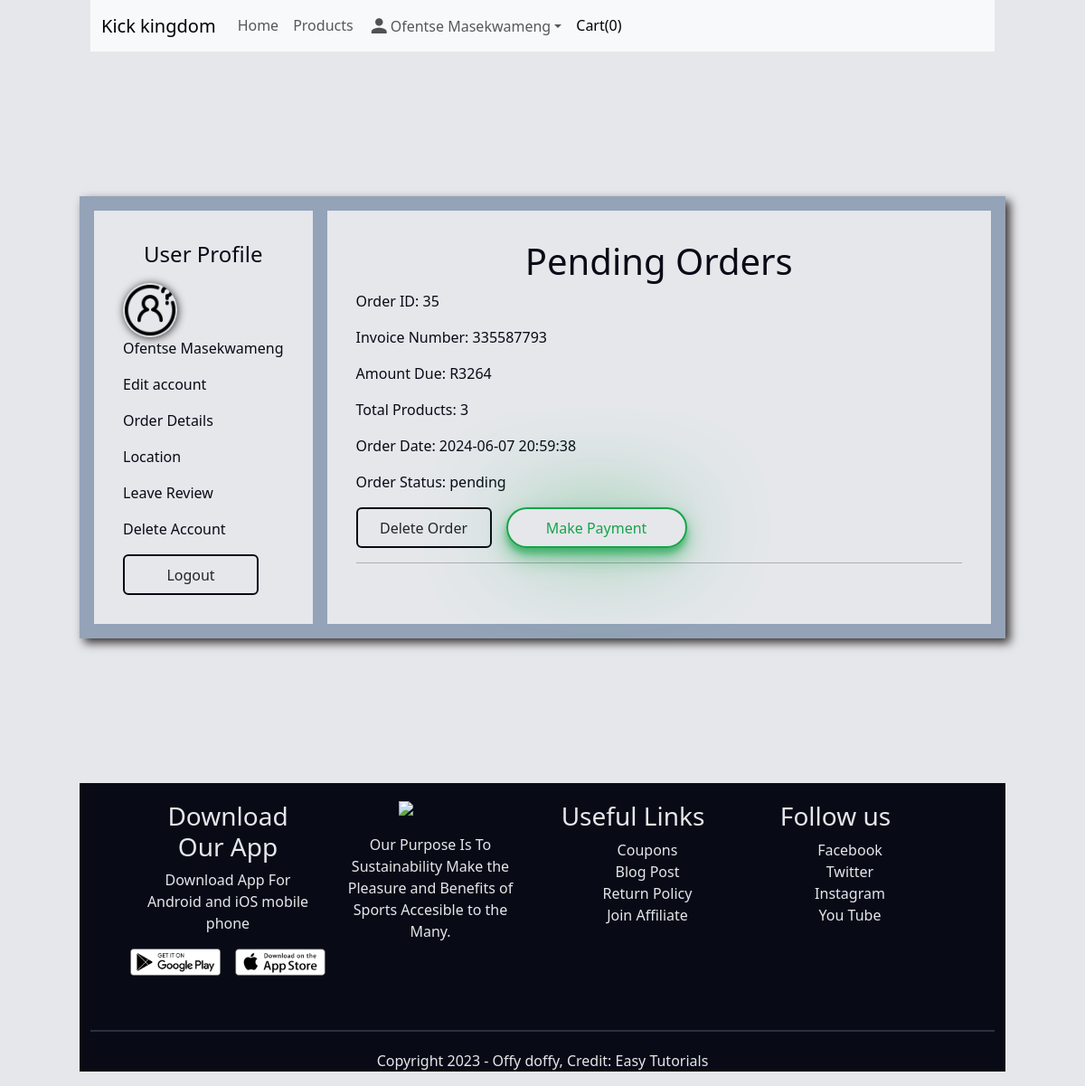
Screenshot of /profile.php?my_orders (signed in) with the database file from the repository.
### tables this page shows
CREATE TABLE `user_orders` (
  `order_id` int(11) NOT NULL,
  `user_id` int(11) NOT NULL,
  `amount_due` int(255) NOT NULL,
  `invoice_number` int(255) NOT NULL,
  `total_product` int(255) NOT NULL,
  `order_date` timestamp NOT NULL DEFAULT current_timestamp() ON UPDATE current_timestamp(),
  `order_status` varchar(255) NOT NULL
);

### profileFolder/orders.php (the view, shortened to what this page needs)
<?php
require_once "functions/common.php";
if ($_SERVER['REQUEST_METHOD'] === 'POST' && isset($_POST['delete_order']) && isset($_POST['order_id'])) {
    if (isset($_SESSION['user_id'])) {
        $order_id = $_POST['order_id'];
        $user_id = $_SESSION['user_id'];
        $message = delete_order($order_id, $user_id);
        echo "<script>alert('$message'); window.location.href = 'profile.php';</script>";
    } else {
        echo '<script>window.location.href = "../userfolder/login.php";</script>';
        exit();
    }
} elseif (isset($_SESSION['user_id'])) {
    $user_id = $_SESSION['user_id'];
    $pending_orders = get_pending_orders($user_id);
} else {
    echo '<script>window.location.href = "../userfolder/login.php";</script>';
    exit();
}
function get_pending_orders($user_id) {
    global $conn;
    $orders_query = $conn->prepare("SELECT * FROM user_orders WHERE user_id = ? AND order_status = 'pending'");
    $orders_query->bind_param("i", $user_id);
    $orders_query->execute();
    $result = $orders_query->get_result();
    $orders = [];
    while ($order = $result->fetch_assoc()) {
        $orders[] = $order;
    }
    return $orders;
}
?>
<!DOCTYPE html>
<html>
<head>
    <link rel="stylesheet" href="../styles/utils.css">
</head>
<body>
    <h1 class="text-center">Pending Orders</h1>
    <?php if (!empty($pending_orders)): ?>
        <?php foreach ($pending_orders as $order): ?>
            <div class="order">
                <p>Order ID: <?= $order['order_id'] ?></p>
                <p>Invoice Number: <?= $order['invoice_number'] ?></p>
                <p>Amount Due: R<?= $order['amount_due'] ?></p>
                <p>Total Products: <?= $order['total_product'] ?></p>
                <p>Order Date: <?= $order['order_date'] ?></p>
                <p>Order Status: <?= $order['order_status'] ?></p>
                <div class="buttons d-flex">
                    <form method="POST" action="">
                        <button type="submit" name="delete_order" class="btn">Delete Order</button>
                    </form>
                    <form action="payment.php" method="get">
                        <button type="submit" name="make_payment" class="green_btn">Make Payment</button>
                    </form>
                </div>
                <hr>
            </div>
        <?php endforeach; ?>
    <?php else: ?>
        <p class="text-center">No pending orders found.</p>
    <?php endif; ?>
</body>
</html>

### styles/styles.css (style rules this page uses)
:root { --clr-dark: #080b16; --clr-light: rgb(229, 231, 235); --clr-slate400: #94a3b8; --clr-slate600: #475569; --clr-slate800: #1e293b; --clr-rose: #e11d48; --clr-blue: #1e3a8a; --clr-green: rgb(22, 163, 74); --size-xxs: 0.5rem; --size-xs: 0.75rem; --size-sm: 0.875rem; --size-base: 1rem; --size-lg: 1.125rem; --size-xl: 1.25rem; --size-2xl: 1.5rem; --size-3xl: 1.875rem; --size-4xl: 2.25rem; --size-5xl: 3rem; --size-6xl: 3.75rem; --size-7xl: 4.5rem; --size-8xl: 6rem; --size-9xl: 8rem; --size-10xl: 10rem; --body-font: "Syne", sans-serif; --h2-font-size: 1.25rem; --normal-font-size: .938rem; --font-regular: 400; --font-medium: 500; --font-semi-bold: 600; --z-fixed: 100; --z-modal: 1000; }
* { margin: 0; line-height: calc(1em + 0.5rem); }
body { background-color: var(--clr-light); color: var(--clr-dark); }
button { display: inline-block; padding: 0; border: none; background: none; cursor: pointer; }

### styles/components/profile.css (style rules this page uses)
.buttons { display: flex; gap: 1rem; }

### styles/utils.css (style rules this page uses)
.btn { border: 2px solid var(--clr-dark); height: 30px; width: 100px; font-size: var(--size-xs); font-weight: 500; border-radius: none; }
.green_btn { border: 2px solid var(--clr-green); border-radius: 50px; color: var(--clr-green); width: 200px; height: 45px; font: var(--size-base); font-weight: 500; border-radius: none; box-shadow: 0 10px 20px rgba(22, 163, 74, 0.5), 0 6px 6px rgba(22, 163, 74, 0.5), 0 0 100px -10px var(--clr-green); transition: transform 0.3s, box-shadow 0.3s; }
@media (min-width: 640px) { .btn { border: 2px solid var(--clr-dark); width: 150px; height: 45px; font: var(--size-base); font-weight: 500; border-radius: none; } }

### rows the page displays
user_orders: order_id "35", invoice_number "335587793", amount_due "3264", total_product "3", order_date "2024-06-07 20:59:38", order_status "pending"

### other values shown
$_SESSION["first_name"] "Ofentse Ofentse"
$_SESSION["last_name"] "Masekwameng Masekwameng"
$num_of_items "0"
